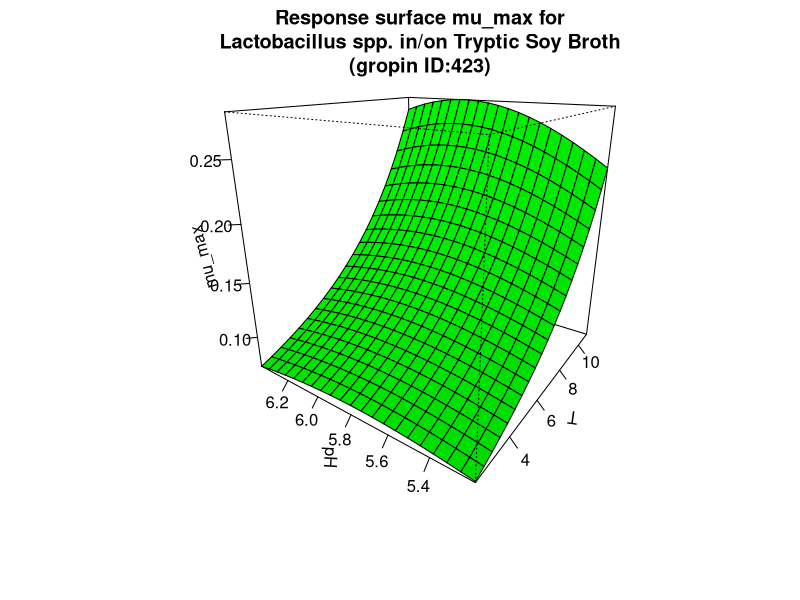

Recreate this plot in R.
#############################
# start of Parameter script
#############################
T <- seq(2.002,10.989010989011,length.out=21)
pH <- seq(5.2052,6.39360639360639,length.out=21)
#############################
# end of Parameter script
#############################
############################# 
# start of Model script Gropin ID 423 
#############################
 
# constant coefficients for this model
 
variables <- data.frame(T,pH)
argumentsPar <- expand.grid(variables)
 
# heart of the model
response_surface <- function(T,pH) {
   mumax <-exp(-12.65+0.004234*(T^2)-0.3024*(pH^2)+0.01535*T*pH-0.004356*T+3.467*pH)

return(mumax=mumax)
} 

# output parameters
mumax <- cbind(argumentsPar,response_surface(argumentsPar['T'],argumentsPar['pH']))
colnames(mumax) <- c(colnames(argumentsPar),'mumax')
#############################
# End of Model script
#############################
############################# 
# start of Visualisation script Gropin ID 423 
#############################
persp(T,pH,matrix(unlist(mumax$mumax),nrow=21),col = 'green',xlab='T',ylab='pH',zlab='mu_max',main='Response surface mu_max for
Lactobacillus spp. in/on Tryptic Soy Broth
(gropin ID:423)',theta=305,phi=20,shade=0.25,ticktype = 'detailed')
#############################
# End of Visualisation script
#############################
